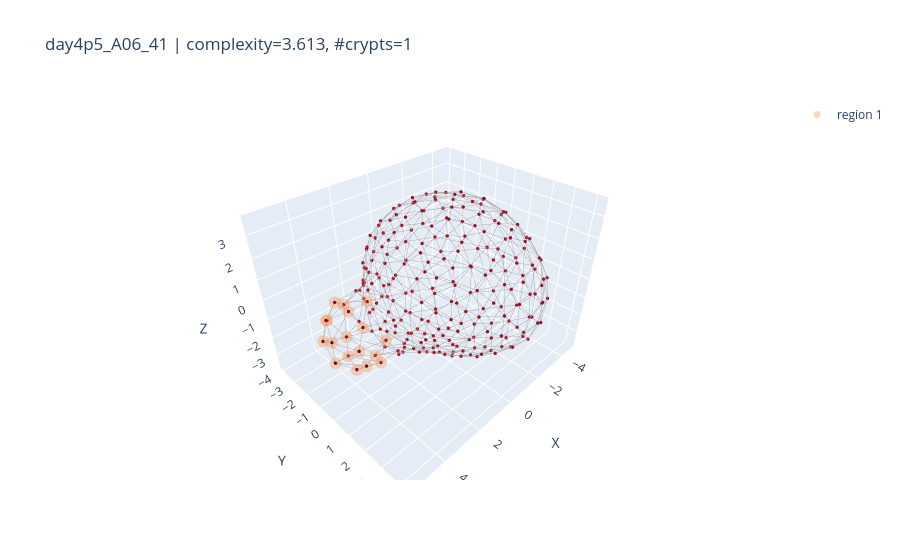
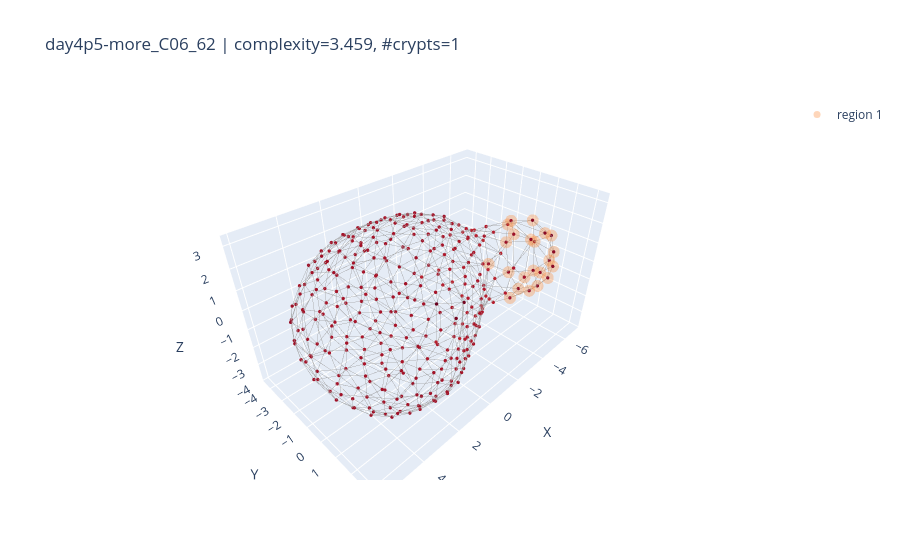
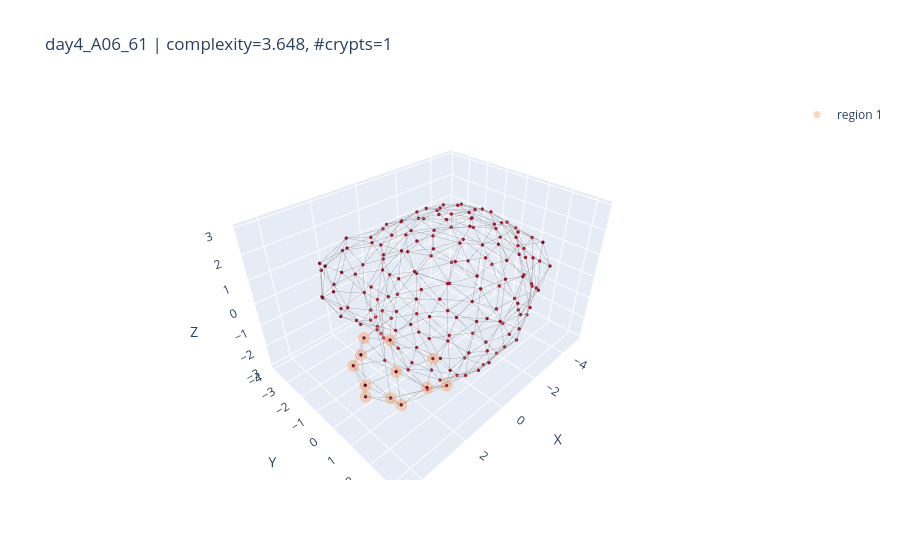
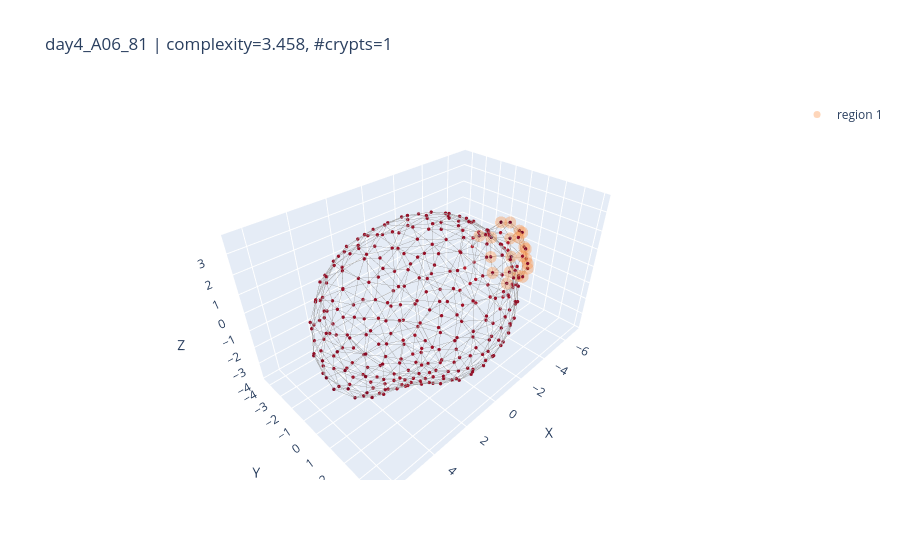

Notebook cell for these charts, in order:
### Code cell
import numpy as np

def plot_random_samples_by_filters(
    results,
    k=3,
    n_crypts=None,                 # e.g. 3 for exact match
    n_crypts_range=None,           # e.g. (2, 5) inclusive; ignored if n_crypts is set
    complexity_range=None,         # e.g. (0.2, 0.6) inclusive
    seed=None,
    node_size=2,
    colorscale='YlOrRd'
):
    """
    Pool across all timepoints, filter by #crypts and complexity, sample k organoids, and plot.

    Parameters
    ----------
    results : dict
        Your per-timepoint results structure.
    k : int
        Number of random samples to plot (pooled across timepoints).
    n_crypts : int or None
        Exact number of crypts to match. If provided, overrides n_crypts_range.
    n_crypts_range : (int, int) or None
        Inclusive range for number of crypts; ignored if n_crypts is not None.
    complexity_range : (float, float) or None
        Inclusive range for complexity. If None, no complexity filtering.
    seed : int or None
        Seed for reproducible sampling. If None, sampling is unseeded.
    node_size : int
        Passed to plot_organoid_graph.
    colorscale : str
        Passed to add_region_overlays for crypts overlay.
    """
    # Gather all candidates as (tp, idx) pairs after filtering
    candidates = []
    for tp, d in results.items():
        comp_arr   = d.get("complexity", [])
        crypts_all = d.get("crypts_all", [])
        N = min(len(comp_arr), len(crypts_all))
        for i in range(N):
            cval = comp_arr[i]
            if cval is None or (isinstance(cval, float) and np.isnan(cval)):
                continue

            n_cr = len(crypts_all[i]) if crypts_all[i] is not None else 0

            # Filter by number of crypts
            if n_crypts is not None:
                if n_cr != int(n_crypts):
                    continue
            elif n_crypts_range is not None:
                lo, hi = n_crypts_range
                if not (lo <= n_cr <= hi):
                    continue

            # Filter by complexity
            if complexity_range is not None:
                clo, chi = complexity_range
                if not (clo <= float(cval) <= chi):
                    continue

            candidates.append((tp, i))

    if not candidates:
        msg = "No organoids match the filters"
        parts = []
        if n_crypts is not None: parts.append(f"#crypts == {n_crypts}")
        elif n_crypts_range is not None: parts.append(f"{n_crypts_range[0]} ≤ #crypts ≤ {n_crypts_range[1]}")
        if complexity_range is not None: parts.append(f"{complexity_range[0]} ≤ complexity ≤ {complexity_range[1]}")
        if parts: msg += f" ({', '.join(parts)})."
        print(msg)
        return

    if seed is not None:
        np.random.seed(seed)

    choose_k = min(k, len(candidates))
    sel_idxs = np.random.choice(len(candidates), size=choose_k, replace=False)

    for j in sel_idxs:
        tp, i = candidates[j]
        d = results[tp]

        fig = plot_organoid_graph(
            d['centroids_all'][i],
            d['cell_graphs_all'][i],
            d['HKS_all'][i][:, 0],
            node_size=node_size
        )
        # crypts overlay
        add_region_overlays(fig, d['centroids_all'][i], d['crypts_all'][i], colorscale=colorscale)
        # villus overlay
        # add_region_overlays(fig, d['centroids_all'][i], [d['villus_all'][i]])

        # Optional: annotate for context
        try:
            cval = float(d['complexity'][i])
            n_cr = len(d['crypts_all'][i]) if d['crypts_all'][i] is not None else 0
            fig.update_layout(title=f"{d['label_uid'][i]} | complexity={cval:.3f}, #crypts={n_cr}")
        except Exception:
            pass

        fig.show()



# ---- Example calls ----
# Exact #crypts = 3, any complexity:
plot_random_samples_by_filters(results, k=10, n_crypts=1, complexity_range=(3, 4))

# #crypts in [2,5] and complexity in [0.2, 0.6]:
# plot_random_samples_by_filters(results, k=4, n_crypts_range=(2,5), complexity_range=(0.2, 0.6))

### Figure 1 — Plotly figure (JSON) as saved in the notebook; plotly's stock layout.template omitted (floating-point values rounded to 4 significant figures; data arrays with more than 128 entries replaced by an {"elided": "..."} marker saying what was removed)
{"data": [{"hoverinfo": "skip", "line": {"color": "rgba(120,120,120,0.75)", "width": 1}, "mode": "lines", "showlegend": false, "type": "scatter3d", "x": {"elided": "2259 float values"}, "y": {"elided": "2259 float values"}, "z": {"elided": "2259 float values"}}, {"hoverinfo": "skip", "marker": {"cmax": 0.09392, "cmid": 0, "cmin": -0.09392, "color": {"elided": "253 float values"}, "colorscale": [[0, "rgb(5,48,97)"], [0.1, "rgb(33,102,172)"], [0.2, "rgb(67,147,195)"], [0.3, "rgb(146,197,222)"], [0.4, "rgb(209,229,240)"], [0.5, "rgb(247,247,247)"], [0.6, "rgb(253,219,199)"], [0.7, "rgb(244,165,130)"], [0.8, "rgb(214,96,77)"], [0.9, "rgb(178,24,43)"], [1, "rgb(103,0,31)"]], "line": {"width": 0}, "size": 2}, "mode": "markers", "showlegend": false, "type": "scatter3d", "x": {"elided": "253 float values"}, "y": {"elided": "253 float values"}, "z": {"elided": "253 float values"}}, {"hoverinfo": "skip", "marker": {"color": "rgb(253, 141, 60)", "size": 7}, "mode": "markers", "name": "region 1", "opacity": 0.35, "showlegend": true, "type": "scatter3d", "x": [3.944, 4.862, 5.493, 3.596, 5.164, 4.565, 4.556, 4.419, 4.831, 4.592, 4.008, 3.592, 4.015, 5.308, 3.759, 5.504, 4.991, 4.636], "y": [1.361, 0.647, 0.2677, -1.706, -0.4993, -0.3157, 0.9019, -0.9832, 1.267, 0.1656, 1.033, 0.1358, -1.162, -0.7302, 0.1826, 0.2799, 1.148, -1.38], "z": [0.1333, -1.205, -0.6927, -0.07945, 0.6849, -1.353, 0.8214, 0.8533, -0.608, 1.144, -1.155, -1.661, -1.213, -0.3802, 1.155, 0.3195, 0.1392, -0.1282]}], "layout": {"scene": {"aspectmode": "data", "xaxis": {"title": {"text": "X"}}, "yaxis": {"title": {"text": "Y"}}, "zaxis": {"title": {"text": "Z"}}}, "title": {"text": "day4p5_A06_41 | complexity=3.613, #crypts=1"}}}

### Figure 2 — Plotly figure (JSON) as saved in the notebook; plotly's stock layout.template omitted (floating-point values rounded to 4 significant figures; data arrays with more than 128 entries replaced by an {"elided": "..."} marker saying what was removed)
{"data": [{"hoverinfo": "skip", "line": {"color": "rgba(120,120,120,0.75)", "width": 1}, "mode": "lines", "showlegend": false, "type": "scatter3d", "x": {"elided": "3024 float values"}, "y": {"elided": "3024 float values"}, "z": {"elided": "3024 float values"}}, {"hoverinfo": "skip", "marker": {"cmax": 0.09681, "cmid": 0, "cmin": -0.09681, "color": {"elided": "337 float values"}, "colorscale": [[0, "rgb(5,48,97)"], [0.1, "rgb(33,102,172)"], [0.2, "rgb(67,147,195)"], [0.3, "rgb(146,197,222)"], [0.4, "rgb(209,229,240)"], [0.5, "rgb(247,247,247)"], [0.6, "rgb(253,219,199)"], [0.7, "rgb(244,165,130)"], [0.8, "rgb(214,96,77)"], [0.9, "rgb(178,24,43)"], [1, "rgb(103,0,31)"]], "line": {"width": 0}, "size": 2}, "mode": "markers", "showlegend": false, "type": "scatter3d", "x": {"elided": "337 float values"}, "y": {"elided": "337 float values"}, "z": {"elided": "337 float values"}}, {"hoverinfo": "skip", "marker": {"color": "rgb(253, 141, 60)", "size": 7}, "mode": "markers", "name": "region 1", "opacity": 0.35, "showlegend": true, "type": "scatter3d", "x": [-6.52, -3.899, -4.252, -6.307, -6.103, -4.622, -5.652, -4.696, -5.866, -5.47, -5.579, -4.418, -5.129, -5.26, -5.655, -5.587, -4.157, -6.65, -5.184, -6.299, -5.714, -6.88], "y": [1.636, 1.967, 0.9054, 0.9616, -0.7332, 2.309, 1.65, 1.551, -0.5799, 1.805, 2.373, 2.012, -1.005, 0.8821, -0.07878, 2.217, 1.172, 1.449, 0.05155, 0.5221, 2.217, 0.4435], "z": [-0.4328, -0.03458, 1.609, -1.231, -0.1832, 0.04285, 1.418, 1.421, 0.9747, -1.361, -0.03091, -1.017, -1.184, -1.881, -1.508, -0.7501, -1.736, 0.8341, 1.643, 1.437, 0.6334, 0.008613]}], "layout": {"scene": {"aspectmode": "data", "xaxis": {"title": {"text": "X"}}, "yaxis": {"title": {"text": "Y"}}, "zaxis": {"title": {"text": "Z"}}}, "title": {"text": "day4p5-more_C06_62 | complexity=3.459, #crypts=1"}}}

### Figure 3 — Plotly figure (JSON) as saved in the notebook; plotly's stock layout.template omitted (floating-point values rounded to 4 significant figures; data arrays with more than 128 entries replaced by an {"elided": "..."} marker saying what was removed)
{"data": [{"hoverinfo": "skip", "line": {"color": "rgba(120,120,120,0.75)", "width": 1}, "mode": "lines", "showlegend": false, "type": "scatter3d", "x": {"elided": "1596 float values"}, "y": {"elided": "1596 float values"}, "z": {"elided": "1596 float values"}}, {"hoverinfo": "skip", "marker": {"cmax": 0.09571, "cmid": 0, "cmin": -0.09571, "color": {"elided": "179 float values"}, "colorscale": [[0, "rgb(5,48,97)"], [0.1, "rgb(33,102,172)"], [0.2, "rgb(67,147,195)"], [0.3, "rgb(146,197,222)"], [0.4, "rgb(209,229,240)"], [0.5, "rgb(247,247,247)"], [0.6, "rgb(253,219,199)"], [0.7, "rgb(244,165,130)"], [0.8, "rgb(214,96,77)"], [0.9, "rgb(178,24,43)"], [1, "rgb(103,0,31)"]], "line": {"width": 0}, "size": 2}, "mode": "markers", "showlegend": false, "type": "scatter3d", "x": {"elided": "179 float values"}, "y": {"elided": "179 float values"}, "z": {"elided": "179 float values"}}, {"hoverinfo": "skip", "marker": {"color": "rgb(253, 141, 60)", "size": 7}, "mode": "markers", "name": "region 1", "opacity": 0.35, "showlegend": true, "type": "scatter3d", "x": [4.52, 2.752, 3.525, 4.346, 3.895, 3.449, 2.282, 3.194, 3.871, 4.104, 4.242, 3.485], "y": [1.811, 2.746, 0.5366, 1.496, 2.458, 1.541, 2.879, 2.948, 2.569, 0.6497, 1.353, 1.764], "z": [0.1085, 0.5754, 0.4687, -0.7527, 0.66, -1.499, -0.7907, -0.1287, -0.6226, -0.2263, 0.7885, 1.127]}], "layout": {"scene": {"aspectmode": "data", "xaxis": {"title": {"text": "X"}}, "yaxis": {"title": {"text": "Y"}}, "zaxis": {"title": {"text": "Z"}}}, "title": {"text": "day4_A06_61 | complexity=3.648, #crypts=1"}}}

### Figure 4 — Plotly figure (JSON) as saved in the notebook; plotly's stock layout.template omitted (floating-point values rounded to 4 significant figures; data arrays with more than 128 entries replaced by an {"elided": "..."} marker saying what was removed)
{"data": [{"hoverinfo": "skip", "line": {"color": "rgba(120,120,120,0.75)", "width": 1}, "mode": "lines", "showlegend": false, "type": "scatter3d", "x": {"elided": "2949 float values"}, "y": {"elided": "2949 float values"}, "z": {"elided": "2949 float values"}}, {"hoverinfo": "skip", "marker": {"cmax": 0.09232, "cmid": 0, "cmin": -0.09232, "color": {"elided": "328 float values"}, "colorscale": [[0, "rgb(5,48,97)"], [0.1, "rgb(33,102,172)"], [0.2, "rgb(67,147,195)"], [0.3, "rgb(146,197,222)"], [0.4, "rgb(209,229,240)"], [0.5, "rgb(247,247,247)"], [0.6, "rgb(253,219,199)"], [0.7, "rgb(244,165,130)"], [0.8, "rgb(214,96,77)"], [0.9, "rgb(178,24,43)"], [1, "rgb(103,0,31)"]], "line": {"width": 0}, "size": 2}, "mode": "markers", "showlegend": false, "type": "scatter3d", "x": {"elided": "328 float values"}, "y": {"elided": "328 float values"}, "z": {"elided": "328 float values"}}, {"hoverinfo": "skip", "marker": {"color": "rgb(253, 141, 60)", "size": 7}, "mode": "markers", "name": "region 1", "opacity": 0.35, "showlegend": true, "type": "scatter3d", "x": [-6.251, -5.271, -6.372, -6.604, -6.375, -5.926, -6.791, -5.416, -5.363, -5.93, -5.258, -6.976, -5.83, -5.883, -6.301, -6.912, -5.423, -6.034, -4.946, -5.888, -5.013], "y": [0.6006, -1.458, -0.8957, -0.1447, 0.9797, -1.055, 0.5022, 1.693, 0.9808, 0.003109, 0.6703, -0.6025, 0.994, 1.171, -1.411, -0.01215, -0.4565, 0.2492, 1.624, 1.445, 1.748], "z": [0.9728, 0.3598, 0.9865, -0.9711, -0.5343, -1.088, -0.1582, -0.09427, 1.167, 1.457, -1.749, -0.1275, -1.363, 0.3675, -0.1235, 0.6046, -1.656, -1.564, 0.5117, -0.7175, -0.6914]}], "layout": {"scene": {"aspectmode": "data", "xaxis": {"title": {"text": "X"}}, "yaxis": {"title": {"text": "Y"}}, "zaxis": {"title": {"text": "Z"}}}, "title": {"text": "day4_A06_81 | complexity=3.458, #crypts=1"}}}
